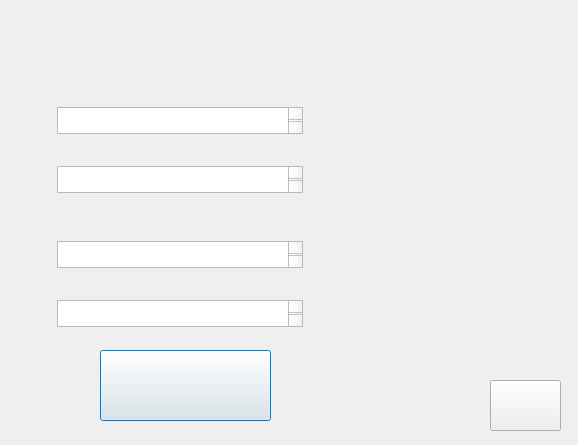
<?xml version="1.0" encoding="UTF-8"?>
<ui version="4.0">
 <class>registro</class>
 <widget class="QDialog" name="registro">
  <property name="geometry">
   <rect>
    <x>0</x>
    <y>0</y>
    <width>578</width>
    <height>445</height>
   </rect>
  </property>
  <property name="windowTitle">
   <string>Dialog</string>
  </property>
  <property name="styleSheet">
   <string notr="true">background-image: url(:/rebellion-wallpapers-2.jpg);</string>
  </property>
  <widget class="QPlainTextEdit" name="plainTextEdit">
   <property name="geometry">
    <rect>
     <x>57</x>
     <y>107</y>
     <width>246</width>
     <height>27</height>
    </rect>
   </property>
   <property name="font">
    <font>
     <family>Mongolian Baiti</family>
     <pointsize>9</pointsize>
    </font>
   </property>
   <property name="cursor" stdset="0">
    <cursorShape>IBeamCursor</cursorShape>
   </property>
   <property name="styleSheet">
    <string notr="true">background-image: url(:/transparnt.png);
color: rgb(255, 255, 255);</string>
   </property>
   <property name="plainText">
    <string>ESCRIBA AQUI</string>
   </property>
  </widget>
  <widget class="QPlainTextEdit" name="plainTextEdit_2">
   <property name="geometry">
    <rect>
     <x>57</x>
     <y>166</y>
     <width>246</width>
     <height>27</height>
    </rect>
   </property>
   <property name="font">
    <font>
     <family>Mongolian Baiti</family>
     <pointsize>9</pointsize>
    </font>
   </property>
   <property name="cursor" stdset="0">
    <cursorShape>IBeamCursor</cursorShape>
   </property>
   <property name="styleSheet">
    <string notr="true">background-image: url(:/transparnt.png);
color: rgb(255, 255, 255);</string>
   </property>
   <property name="plainText">
    <string>ESCRIBA AQUI</string>
   </property>
  </widget>
  <widget class="QPlainTextEdit" name="plainTextEdit_3">
   <property name="geometry">
    <rect>
     <x>57</x>
     <y>241</y>
     <width>246</width>
     <height>27</height>
    </rect>
   </property>
   <property name="font">
    <font>
     <family>Mongolian Baiti</family>
     <pointsize>9</pointsize>
    </font>
   </property>
   <property name="cursor" stdset="0">
    <cursorShape>IBeamCursor</cursorShape>
   </property>
   <property name="autoFillBackground">
    <bool>false</bool>
   </property>
   <property name="styleSheet">
    <string notr="true">background-image: url(:/transparnt.png);
color: rgb(255, 255, 255);</string>
   </property>
   <property name="plainText">
    <string>ESCRIBA AQUI</string>
   </property>
   <property name="overwriteMode">
    <bool>false</bool>
   </property>
  </widget>
  <widget class="QPlainTextEdit" name="plainTextEdit_4">
   <property name="geometry">
    <rect>
     <x>57</x>
     <y>300</y>
     <width>246</width>
     <height>27</height>
    </rect>
   </property>
   <property name="font">
    <font>
     <family>Mongolian Baiti</family>
     <pointsize>9</pointsize>
    </font>
   </property>
   <property name="cursor" stdset="0">
    <cursorShape>IBeamCursor</cursorShape>
   </property>
   <property name="styleSheet">
    <string notr="true">background-image: url(:/transparnt.png);
color: rgb(255, 255, 255);</string>
   </property>
   <property name="plainText">
    <string>ESCRIBA AQUI</string>
   </property>
  </widget>
  <widget class="QPushButton" name="pushButton">
   <property name="geometry">
    <rect>
     <x>100</x>
     <y>350</y>
     <width>171</width>
     <height>71</height>
    </rect>
   </property>
   <property name="cursor">
    <cursorShape>PointingHandCursor</cursorShape>
   </property>
   <property name="styleSheet">
    <string notr="true">border-image: url(:/button_reg.png);
background-image: url(:/transparnt.png);</string>
   </property>
   <property name="text">
    <string/>
   </property>
  </widget>
  <widget class="QLabel" name="label">
   <property name="geometry">
    <rect>
     <x>350</x>
     <y>30</y>
     <width>191</width>
     <height>101</height>
    </rect>
   </property>
   <property name="cursor">
    <cursorShape>BusyCursor</cursorShape>
   </property>
   <property name="styleSheet">
    <string notr="true">border-image: url(:/1865661-0 (1).png);</string>
   </property>
   <property name="text">
    <string/>
   </property>
  </widget>
  <widget class="QLabel" name="label_2">
   <property name="geometry">
    <rect>
     <x>310</x>
     <y>240</y>
     <width>31</width>
     <height>21</height>
    </rect>
   </property>
   <property name="styleSheet">
    <string notr="true">border-image: url(:/warning.png);
background-image: url(:/transparnt.png);</string>
   </property>
   <property name="text">
    <string/>
   </property>
  </widget>
  <widget class="QLabel" name="label_3">
   <property name="geometry">
    <rect>
     <x>310</x>
     <y>300</y>
     <width>31</width>
     <height>21</height>
    </rect>
   </property>
   <property name="styleSheet">
    <string notr="true">border-image: url(:/warning.png);
background-image: url(:/transparnt.png);</string>
   </property>
   <property name="text">
    <string/>
   </property>
  </widget>
  <widget class="QPushButton" name="pushButton_2">
   <property name="geometry">
    <rect>
     <x>490</x>
     <y>380</y>
     <width>71</width>
     <height>51</height>
    </rect>
   </property>
   <property name="cursor">
    <cursorShape>PointingHandCursor</cursorShape>
   </property>
   <property name="styleSheet">
    <string notr="true">border-image: url(:/back1.png);
background-image: url(:/transparnt.png);</string>
   </property>
   <property name="text">
    <string/>
   </property>
  </widget>
 </widget>
 <resources/>
 <connections/>
</ui>
